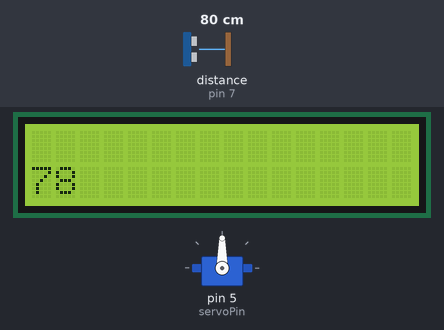
A sketch run on a simulated Arduino Uno, built with avr-gcc and run on an emulated ATmega328P. On the bench: servo, 16×2 character LCD. Wiring (inferred from the names in the program): ultrasonic range finder: trigger pin 6; echo pin 7. The test bench sets the inputs (shaded band); at power-on: distance to the obstacle (sensor on pin 7) 80 cm. The echo pulse lasts 58.3 µs per cm.

Above: at 1.2 s.
1.3 s: distance to the obstacle (sensor on pin 7) set to 48 cm
At 3.4 s:
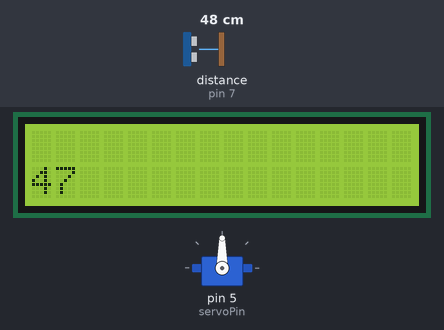
3.7 s: distance to the obstacle (sensor on pin 7) set to 43 cm
At 5.5 s:
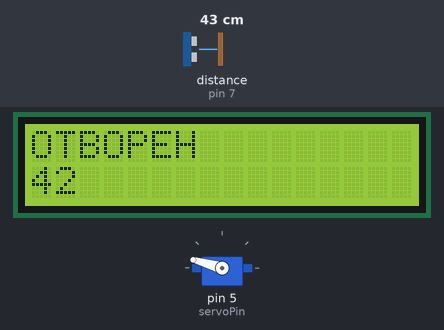
6.7 s: distance to the obstacle (sensor on pin 7) set to 89 cm
At 8.6 s:
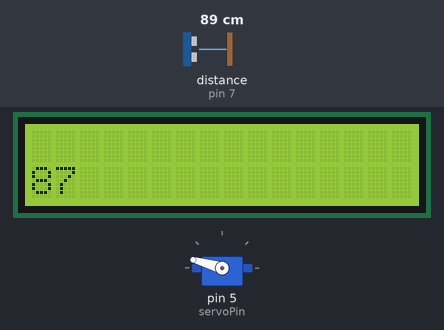
8.9 s: distance to the obstacle (sensor on pin 7) set to 96 cm
At 10.8 s:
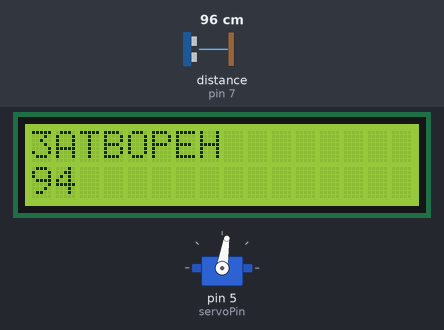
Timing chart, 0 to 12.3 s (numbered marks = the images above; inputs shaded):
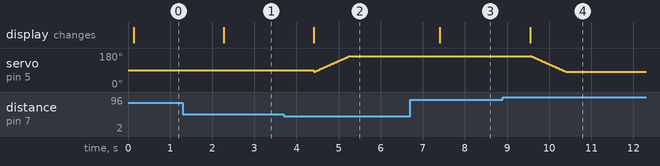

The sketch:

Box_LCD.ino
```cpp
#include <LiquidCrystal.h>
#include <Servo.h>


//========== КОНСТАНТИ ==========
const int posOpened = 165;  //degrees
const int posClosed = 80;   //degrees
const int moveDelay = 10;   //milliseconds
const int distClose = 90;   //centimeters
const int distOpen = 45;    //centimeters

const int servoPin = 5;
const int trigPin = 6;
const int echoPin = 7;


//========== ПРОМЕНЛИВИ ==========
Servo servo;
LiquidCrystal lcd(13, 12, 11, 10, 9, 8);
long duration = 0;
int distance = 0;
int i = 0;
//int servoPosition = 0;
int opened = 0;
int closed = 0;


//========== ИНИЦИАЛИЗАЦИЯ ==========
void setup() {
  pinMode(trigPin, OUTPUT);
  pinMode(echoPin, INPUT);
  servo.attach(servoPin);
  lcd.begin(16,2);
  //servo.write(posClosed);

#ifdef DEBUG
  Serial.begin(9600);
#endif
}


//========== ГЛАВНА ПРОГРАМА ==========
void loop() {
// измерване на разстоянието от сензора (в см)
digitalWrite(trigPin, LOW);
delayMicroseconds(2);
digitalWrite(trigPin, HIGH);
delayMicroseconds(10);
digitalWrite(trigPin, LOW);
duration = pulseIn(echoPin, HIGH);
distance= duration*0.034/2;

lcd.begin(16,2);
lcd.clear();
lcd.setCursor(0,1);
lcd.print(distance);

lcd.setCursor(0,0);
if(distance < distOpen)
{
  lcd.print("OTBOPEH ");
}
if(distance > distClose)
{
  lcd.print("3ATBOPEH");
}

// отваряне на кутията
//if(distance < 200)
//{

  if(distance < distOpen)
  {
    if(opened == 0)
    {
      for(i = posClosed; i < posOpened; i++)
      {

        servo.write(i);
        delay(moveDelay);
      }
        opened=1;
        closed=0;
    }

  }

// затваряне на кутията
  if(distance > distClose)
  {
    if(closed == 0)
    {
      for(i = posOpened; i > posClosed; i--)
      {
        servo.write(i);
        delay(moveDelay);
      }
        opened=0;
        closed=1;
    }
  }

//}
delay(1000);
}
```

Measured:
- the behaviour switches between 46 and 45 cm on distance to the obstacle (sensor on pin 7) (found by bisection; images 1 and 2)
- the behaviour switches between 92 and 93 cm on distance to the obstacle (sensor on pin 7) (found by bisection; images 3 and 4)
- after the input at 1.3 s, the display: changes after 0.97 s (image 1)
- after the input at 3.7 s, the display: changes after 0.71 s (image 2)
- after the input at 6.7 s, the display: changes after 0.71 s (image 3)
- after the input at 8.9 s, the display: changes after 0.65 s (image 4)
